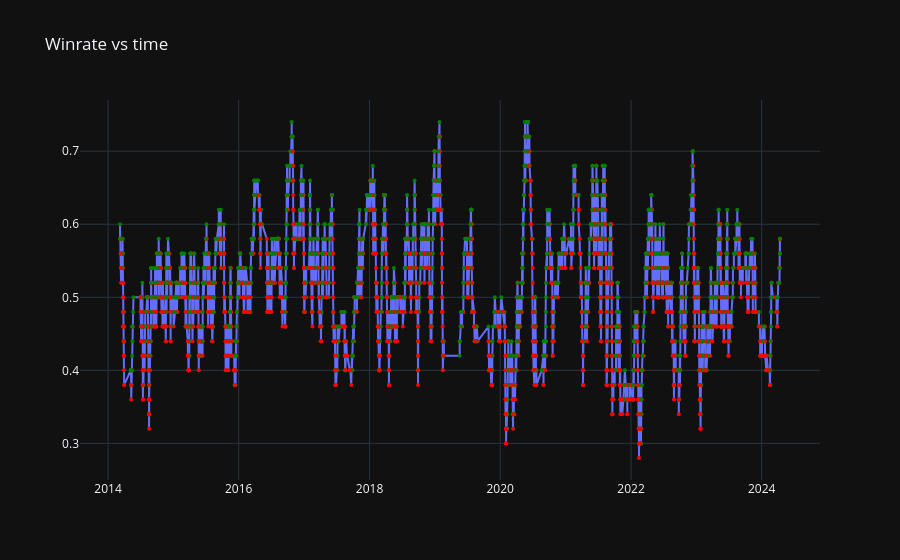

Write notebook code for a chart like this one.
### Code cell
fig = lion.get_winrate_sliding_window()
fig.show()

### Figure 1 — Plotly figure (JSON) as saved in the notebook; plotly's stock layout.template omitted (floating-point values rounded to 4 significant figures; data arrays with more than 128 entries replaced by an {"elided": "..."} marker saying what was removed)
{"data": [{"marker": {"color": {"elided": "6354 str values"}, "size": 4}, "mode": "lines+markers", "type": "scatter", "x": {"elided": "6304 str values"}, "y": {"elided": "6305 float values"}}], "layout": {"title": {"text": "Winrate vs time"}}}
